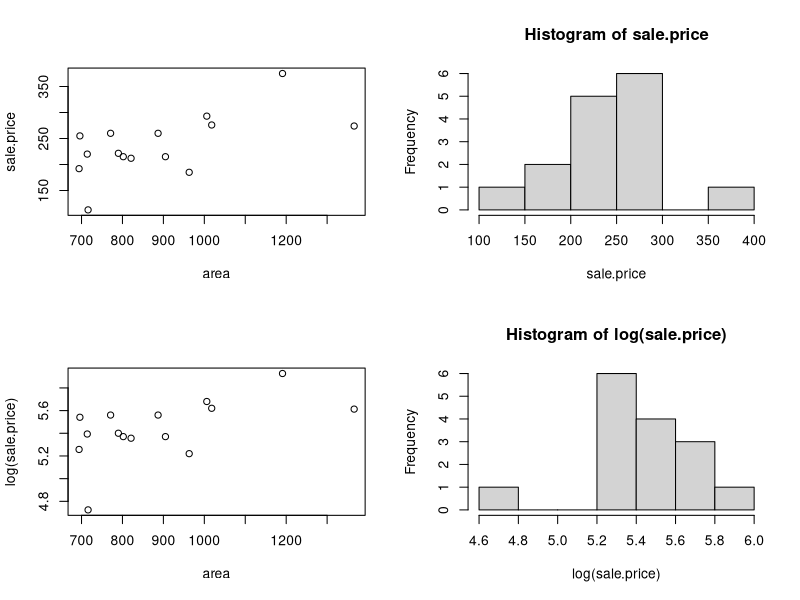

The R script that drew this image:
## ---- chunk 1
knitr::opts_chunk$set(echo = TRUE)
## ---- chunk 2
area <- c(694, 905, 802, 1366, 716, 963, 821, 714, 1018, 887, 790, 696, 771, 1006, 1191)
sale.price <- c(192.0, 215.0, 215.0, 274.0, 112.7, 185.0, 212.0, 220.0, 276.0, 260.0, 
                221.5, 255.0, 260.0, 293.0, 375.0)

Canberra_data <- data.frame(area,sale.price)
rm(area,sale.price)

attach(Canberra_data)
## ---- chunk 3
par(mfrow=c(2,2))
plot(area,sale.price)

hist(sale.price)

plot(area,log(sale.price))

hist(log(sale.price))

